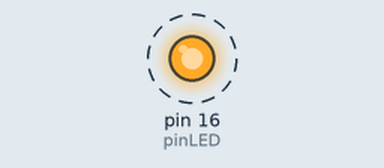
Bench run of a sketch on a simulated Arduino Uno, built with avr-gcc and run on an emulated ATmega328P. Shown: output pins drawn as LEDs (lit = HIGH). Dashed ring = blinking.

Above: at 0.2 s.
Timing chart, 0 to 3.0 s (numbered marks = the images above):
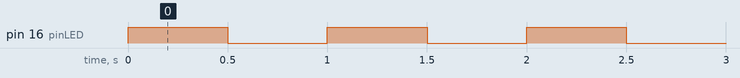

Measured:
- by itself, pin 16 (pinLED): alternates HIGH for 0.50 s and LOW for 0.50 s

The sketch:

ESP8266Blink.ino
```cpp
// NodeMCU has weird pin mapping.
// Pin numbers written on the board itself do not correspond to ESP8266 GPIO pin numbers.

#define D0 16 // Connected to LED. GPIO16 does support PWM.
#define D1 5  // I2C Bus SCL (clock)
#define D2 4  // I2C Bus SDA (data)
#define D3 0
#define D4 2  // Same as "LED_BUILTIN", but inverted logic
#define D5 14 // SPI Bus SCK (clock)
#define D6 12 // SPI Bus MISO
#define D7 13 // SPI Bus MOSI
#define D8 15 // SPI Bus SS (CS)
#define D9 3  // RX0 (Serial console)
#define D10 1 // TX0 (Serial console)

//If you want to use NodeMCU pin 5, use D5 for pin number, and it will be translated to 'real' GPIO pin 14.

int pinLED = 16;  // HiLetgo
//int pinLED = 0;   // Adafruit Feather HUZZAH

void setup() {
  // put your setup code here, to run once:
  pinMode(pinLED, OUTPUT);
}

void loop() {
  digitalWrite(pinLED, HIGH);
  delay(500);
  digitalWrite(pinLED, LOW);
  delay(500);
}
```
